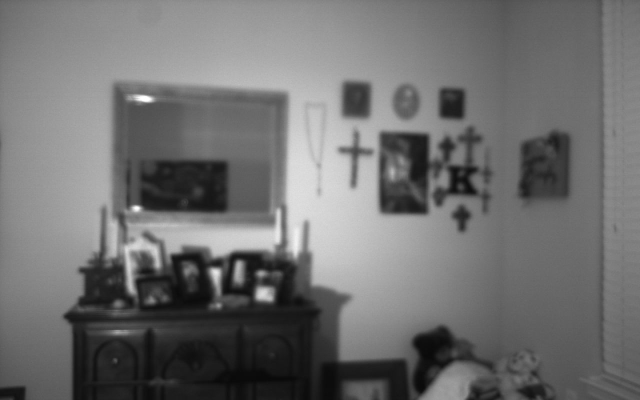
#> input picture ImageSet2/image2_02.png, 1280 x 800 px (shown at 1/2 size); its folder holds 4 pictures in this run
$ python mosaic3.py   (Python 2 division)   (older library calls are emulated)
#> lines starting #> are read from the running program, lines starting #| are printed output that depends on the picture; after the words box and inside, x2 and y2 are one past the last pixel; in counts of white or black regions, pixels touching at a corner belong together
import numpy as np
import cv2
import random
import math

CAM_KX = 720.
CAM_KY = CAM_KX
CAM_CX = 320.
CAM_CY = 200.

# DO NOT MODIFY cam_params_to_mat
def cam_params_to_mat(cam_kx, cam_ky, cam_cx, cam_cy):
    """Returns camera matrix K (3x3 numpy.matrix) from the focus and camera center parameters.
    """
    K = np.reshape(np.mat([cam_kx, 0, cam_cx, 0, cam_ky, cam_cy, 0, 0, 1]), (3,3))
    return K

# DO NOT MODIFY descript_keypt_extract
def descript_keypt_extract(img):
    """Takes an image and converts it to a list of descriptors and corresponding keypoints.

    From http://docs.opencv.org/3.0-beta/doc/py_tutorials/py_feature2d/py_orb/py_orb.html#orb

    Returns:
        des (np.ndarray): Nx32 array of N feature descriptors of length 32.
        kpts (list of N np.matrix of shape 3x1): List of N corresponding keypoints in
            homogeneous form.
        img2 (np.array): Image which draws the locations of found keypoints.
    """

    # Initiate STAR detector
    orb = cv2.ORB()

    # find the keypoints with ORB
    kpts = orb.detect(img,None)

    # compute the descriptors with ORB
    kpts, des = orb.compute(img, kpts)

    # draw only keypoints location,not size and orientation
    img2 = cv2.drawKeypoints(img, kpts, color=(255,0,0), flags=0)

    kpts = [np.mat([kpt.pt[0], kpt.pt[1], 1.0]).T for kpt in kpts]

    return des, kpts, img2

# fill your in code here
def propose_pairs(descripts_a, keypts_a, descripts_b, keypts_b):
    """Given a set of descriptors and keypoints from two images, propose good keypoint pairs.

    Feature descriptors should encode local image geometry in a way that is invariant to
    small changes in perspective. They should be comparible using an L2 metric.

    For the top N matching descrpitors, select and return the top corresponding keypoint pairs.

    Returns:
        pair_pts_a (list of N np.matrix of shape 3x1): List of N corresponding keypoints in
            homogeneous form.
        pair_pts_b (list of N np.matrix of shape 3x1): List of N corresponding keypoints in
            homogeneous form.
    """
    # [18 lines of commented-out code are left out]
    distances = list()
    match_set = list()
    pair_pts_a = list()
    pair_pts_b = list()
    print len(keypts_a)
    print len(keypts_b)
    for i in range(0, len(keypts_a)):
        best_match = None
        best_dist = np.inf
        for j in range(0, len(keypts_b)):
            dist = cv2.norm(descripts_a[i], descripts_b[j], cv2.NORM_HAMMING)
            if dist < best_dist:
                best_match = (dist, keypts_a[i], keypts_b[j])
                best_dist = dist
        match_set.append(best_match)
    final = sorted(match_set, key=lambda sort: sort[0])
    for x in range(len(descripts_a) / 10):
        distances.append(final[x][0])
        pair_pts_a.append(final[x][1])
        pair_pts_b.append(final[x][2])
    print len(match_set)
    return pair_pts_a, pair_pts_b

# fill your in code here
def homog_dlt(ptsa, ptsb):
    """From a list of point pairs, find the 3x3 homography between them.

    Find the homography H using the direct linear transform method. For correct
    correspondences, the points should all satisfy the equality
    w*ptb = H pta, where w > 0 is some multiplier.

    Arguments:
        ptsa (list of N np.matrix of shape 3x1): List of N corresponding keypoints in
            homogeneous form.
        ptsb (list of N np.matrix of shape 3x1): List of N corresponding keypoints in
            homogeneous form.

    Returns:
        H (np.matrix of shape 3x3): Homography found using DLT.
    """
    # code here
    a = []
    print 'ptsa: ' + str(ptsa)
    for i in range(len(ptsa)):
        u, v = ptsa[i].item(0), ptsa[i].item(1)
        u_p, v_p = ptsb[i].item(0), ptsb[i].item(1)
        a.append([u, v, 1, 0, 0, 0, -u_p*u, -u_p*v, -u_p])
        a.append([0, 0, 0, u, v, 1, -v_p*u, -v_p*v, -v_p])
    print 'a: ' + str(a)
    a = np.asarray(a)
    u, s, vt = np.linalg.svd(a)
    v = vt.T
    h = v[:,-1]
    res = [[h[0], h[1], h[2]], [h[3], h[4], h[5]], [h[6], h[7], h[8]]]
    H = np.matrix(res)
    return H

# fill your in code here
def homog_ransac(pair_pts_a, pair_pts_b):
    """From possibly good keypoint pairs, determine the best homography using RANSAC.

    For a set of possible pairs, many of which are incorrect, determine the homography
    which best represents the image transformation. For the best found homography H,
    determine which points are close enough to be considered inliers for this model
    and return those.

    Returns:
        H (np.matrix of shape 3x3): Homography found using DLT and RANSAC.
        best_inliers_a (list of N np.matrix of shape 3x1): List of N corresponding keypoints in
            homogeneous form.
        best_inliers_b (list of N np.matrix of shape 3x1): List of N corresponding keypoints in
            homogeneous form.
    """
    # code here
    best_H = None
    best_points = None
    best_inliers = None
    threshold = 300
    n = 100
    print '136'
    print 'pair_pts_a: ' + str(pair_pts_a)
    for i in range(n):
        rands = random.sample(xrange(len(pair_pts_a)), 4)
        cor_a = [pair_pts_a[rands[0]], pair_pts_a[rands[1]], pair_pts_a[rands[2]], pair_pts_a[rands[3]]]
        cor_b = [pair_pts_b[rands[0]], pair_pts_b[rands[1]], pair_pts_b[rands[2]], pair_pts_b[rands[3]]]
        inliers = []
        print '141'
        H = homog_dlt(cor_a, cor_b)
        for j in range(len(pair_pts_a)):
            b = pair_pts_a[j]
            #b = np.asarray([pair_pts_a[i].item(0), pair_pts_a[i].item(1), pair_pts_a[i].item(2)])
            #print 'b: ' + str(b)
            b_p = pair_pts_b[j]
            #b_p = np.asarray([pair_pts_b[i].item(0), pair_pts_b[i].item(1), pair_pts_b[i].item(2)])
            #print 'b_p: ' + str(b_p)
            #dist = cv2.norm(b, b_p, cv2.NORM_HAMMING)
            dist = np.linalg.norm(b - b_p)
            #print str(b[0])
            #dist = cv2.norm(np.asarray([b[0][0], b[1][0], b[2][0]]), np.asarray([b_p[0][0], b_p[1][0], b_p[2][0]]), cv2.NORM_HAMMING)
            if dist < threshold:
                inliers.append((b, b_p))
        if best_inliers == None or len(inliers) > len(best_inliers):
            best_inliers = inliers
            best_H = H
            best_points = (cor_a, cor_b)
        print i
        #if
    best_inliers_a = []
    best_inliers_b = []
    for i in range(len(best_inliers)):
        best_inliers_a.append(best_inliers[i][0])
        best_inliers_b.append(best_inliers[i][1])

    return np.matrix(best_H), best_inliers_a, best_inliers_b

# DO NOT MODIFY perspect_combine
def perspect_combine(img_a, img_b, H, length, width):
    """Perspective warp and blend two images based on given homography H.

    Create img_ab by first warping all the pixels in img_a according to the relation
    img_b = H img_a.  For pixels in both img_a and img_b, average the intensity.
    Otherwise, pick the image value present, and black otherwise.
    """
    bw = img_b.shape[0]
    bl = img_b.shape[1]

    warp_a = cv2.warpPerspective(img_a, H, (length, width))
    #cv2.imshow('warp_a', warp_a)
    mask_a = np.zeros((bw, bl, 3))
    for i in range(bw):
        for j in range(bl):
            if np.sum(warp_a[i][j]) > 0.:
                mask_a[i,j,:] = 1.
    #img_ab = np.float64(warp_a)
    img_ab = warp_a
    # [4 lines of commented-out code are left out]
    img_ab[:bw,:bl,:] -= np.uint8(warp_a[:bw,:bl,:]/2.*mask_a[:bw,:bl,:])
    img_ab[:bw,:bl,:] += np.uint8(img_b*(1-mask_a[:bw,:bl,:]))
    img_ab[:bw,:bl,:] += np.uint8(img_b/2.*mask_a[:bw,:bl,:])
    return img_ab

# DO NOT MODIFY img_combine_homog
def img_combine_homog(img_a, img_b, length_ab, width_ab):
    """Perspective warp and blend two images of nearby perspectives.
    """
    descripts_a, keypts_a, img_keypts_a = descript_keypt_extract(img_a)
    descripts_b, keypts_b, img_keypts_b = descript_keypt_extract(img_b)

    if True:
        cv2.imshow('Keypts A', img_keypts_a)
        cv2.imshow('Keypts B', img_keypts_b)

    pair_pts_a, pair_pts_b = propose_pairs(descripts_a, keypts_a, descripts_b, keypts_b)
    assert(len(pair_pts_a) == len(pair_pts_b))
    assert(np.shape(pair_pts_a[0]) == (3,1) and np.shape(pair_pts_b[0]) == (3,1))
    assert(isinstance(pair_pts_a[0], np.matrix) and isinstance(pair_pts_b[0], np.matrix))
    print '200'
    best_H, best_inliers_a, best_inliers_b = homog_ransac(pair_pts_a, pair_pts_b)
    assert(np.shape(best_H) == (3,3) and isinstance(best_H, np.matrix))
    print len(best_inliers_a)
    print '204'
    fixed_H = homog_dlt(best_inliers_a, best_inliers_b)
    assert(np.shape(fixed_H) == (3,3) and isinstance(fixed_H, np.matrix))

    img_ab = perspect_combine(img_a, img_b, fixed_H, length_ab, width_ab)
    return img_ab, fixed_H

# fill your in code here
def rot_from_homog(H, K):
    """Find the rotation matrix from a homography from perspectives with identical camera centers.

    The rotation found should be bRa or Ra^b.

    Arguments:
        H (np.matrix of shape 3x3): Homography
        K (np.matrix of shape 3x3): Camera matrix
    Returns:
        R (np.matrix of shape 3x3): Rotation matrix from frame a to frame b
    """
    # code here
    invK = np.linalg.inv(K)
    mult = np.multiply(invK, H)
    R = np.multiply(mult, K)
    return R


# fill your in code here
def extract_y_angle(R):
    """Given a rotation matrix around the y-axis, find the angle of rotation.

    The matrix need not be perfectly in SO(3), but provides an estimate nonetheless.

    Arguments:
        R (np.matrix of shape 3x3): Rotation matrix from frame a to frame b
    Returns:
        y_ang (float): angle in radians
    """
    # code here
    c_2 = ((R.item((0,0)) ** 2) + (R.item((0,1)) ** 2)) ** .5
    y_ang = math.atan2(-R.item((0,2)), c_2)
    return y_ang


# DO NOT MODIFY single_pair_combine
def single_pair_combine(img_ai, img_bi):
    img_a = cv2.imread('image2_%02d.png'%img_ai)
    img_b = cv2.imread('image2_%02d.png'%img_bi)

    # decimate by 2
    img_a = img_a[::2,::2,:]
    img_b = img_b[::2,::2,:]

    length_ab, width_ab = 1000, 600
    img_ab, best_H = img_combine_homog(img_a, img_b, length_ab, width_ab)

    K = cam_params_to_mat(CAM_KX, CAM_KY, CAM_CX, CAM_CY)
    R = rot_from_homog(best_H, K)
    assert(np.shape(R) == (3,3) and isinstance(R, np.matrix))
    y_ang = extract_y_angle(R)

    print 'H'
    print best_H
    print 'K'
    print K
    print 'R'
    print R
    print 'Y angle in Radians/Degrees'
    print y_ang, np.rad2deg(y_ang)

    cv2.imshow('Image A', img_a)
    cv2.imshow('Image B', img_b)
    cv2.imshow('Combined Image', img_ab)
    cv2.waitKey(0)

# DO NOT MODIFY multi_pair_combine
def multi_pair_combine(beg_i, n_imgs):
    img_ab = cv2.imread('image_%02d.png'%beg_i)
    img_ab = img_ab[::2,::2,:]
    for i in range(beg_i+1, beg_i+n_imgs):
        img_b = cv2.imread('image_%02d.png'%i)

        # decimate by 2
        img_b = img_b[::2,::2,:]

        length_ab, width_ab = 800+400*(i-1), 600
        img_ab, best_H = img_combine_homog(img_ab, img_b, length_ab, width_ab)

        cv2.imshow('Combined Image', img_ab)
        cv2.waitKey(100)
    cv2.imwrite('combo_%02d_%02d.png'%(beg_i, beg_i+n_imgs-1), img_ab)

# DO NOT MODIFY main
def main():
    if True:
        single_pair_combine(2, 3)
#> in single_pair_combine, img_a is the input picture: shape (800, 1280, 3); min 7, max 255, mean 111.5
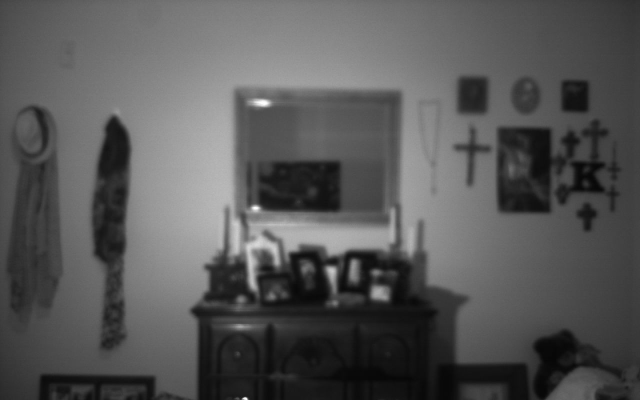
#> input picture ImageSet2/image2_03.png, 1280 x 800 px (shown at 1/2 size)
#> in single_pair_combine, img_b is the input picture: shape (800, 1280, 3); min 6, max 255, mean 86.9
#> in descript_keypt_extract, `kpts = orb.detect(img,None)`: kpts = 500 keypoints; strongest (x, y, size): (260, 293, 92.6), (266, 293, 92.6), (214, 271, 77.1), (259, 294, 77.1)
#> in descript_keypt_extract, `kpts = [np.mat([kpt.pt[0], kpt.pt[1], 1.0]).T for kpt in kpts]`: kpts = 500 items, first 6: [[115], [255], [1]], [[136], [97], [1]], [[65], [316], [1]], [[150], [99], [1]], [[219], [305], [1]], [[382], [134], [1]]
#> in img_combine_homog, `descripts_a, keypts_a, img_keypts_a = descript_keypt_extract(img_a)`:
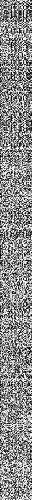
#> descripts_a: shape (500, 32); min 0, max 255, mean 138.8
#> in img_combine_homog, `descripts_a, keypts_a, img_keypts_a = descript_keypt_extract(img_a)`: keypts_a has the same summary as kpts in descript_keypt_extract
#> in descript_keypt_extract (call 2), `kpts = orb.detect(img,None)`: kpts = 451 keypoints; strongest (x, y, size): (255, 207, 44.6), (328, 269, 77.1), (256, 208, 37.2), (256, 206, 53.6)
#> in descript_keypt_extract (call 2), `img2 = cv2.drawKeypoints(img, kpts, color=(255,0,0), flags=0)`:
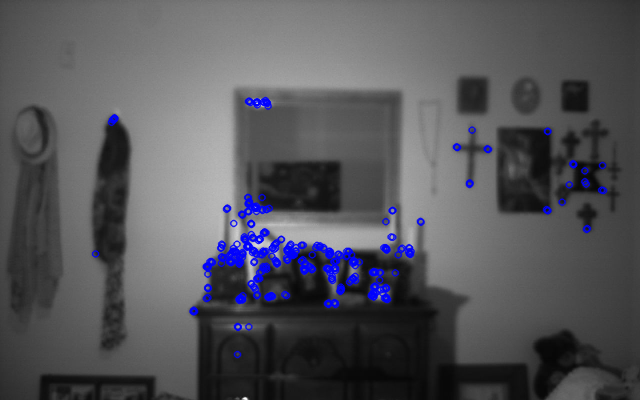
#> img2: shape (400, 640, 3); mean B, G, R 90.1, 84.8, 84.8
#> in descript_keypt_extract (call 2), `kpts = [np.mat([kpt.pt[0], kpt.pt[1], 1.0]).T for kpt in kpts]`: kpts = 451 items, first 6: [[265], [100], [1]], [[248], [101], [1]], [[250], [102], [1]], [[256], [102], [1]], [[267], [103], [1]], [[114], [118], [1]]
#> in img_combine_homog, `descripts_b, keypts_b, img_keypts_b = descript_keypt_extract(img_b)`:
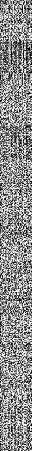
#> descripts_b: shape (451, 32); min 0, max 255, mean 140.8
#> in img_combine_homog, `descripts_b, keypts_b, img_keypts_b = descript_keypt_extract(img_b)`: keypts_b has the same summary as kpts in descript_keypt_extract
#| 500
#| 451
#> after the loop in propose_pairs, `for i in range(0, len(keypts_a)):`: match_set = 500 items
#> the loop in propose_pairs, `for x in range(len(descripts_a) / 10):` made 50 passes
#> after the loop in propose_pairs, `for x in range(len(descripts_a) / 10):`: distances = 50 values from 5 to 19; pair_pts_a = 50 items, first 6: [[238.8], [262.8], [1]], [[255.6], [296.4], [1]], [[259.2], [286.8], [1]], [[256.3], [296.6], [1]], [[259], [287], [1]], [[238], [261], [1]]; pair_pts_b = 50 items, first 6: [[354], [261.6], [1]], [[370.8], [295.2], [1]], [[374.4], [285.6], [1]], [[371.5], [295.2], [1]], [[374], [286], [1]], [[353], [260], [1]]
#| 500
#> (printed output is left out)
#> the loop in homog_ransac, `for i in range(n):` made 100 passes
#> rands on passes 1 to 12: [24, 48, 26, 2], [16, 32, 31, 25], [19, 30, 22, 37], [13, 32, 8, 18], [8, 48, 6, 39], [16, 34, 45, 38], [9, 19, 6, 46], [4, 43, 21, 30], [35, 6, 22, 27], [20, 39, 40, 13], [35, 30, 28, 33], [16, 3, 35, 0]
#> (printed output is left out)
#> after the loop in homog_ransac, `for i in range(n):`: best_inliers = 50 items
#> the loop in homog_ransac, `for i in range(len(best_inliers)):` made 50 passes
#> after the loop in homog_ransac, `for i in range(len(best_inliers)):`: best_inliers_a has the same summary as pair_pts_a in propose_pairs; best_inliers_b has the same summary as pair_pts_b in propose_pairs
#> in img_combine_homog, `best_H, best_inliers_a, best_inliers_b = homog_ransac(pair_pts_a, pair..`: best_H = [[0.00405, -5.84e-05, 0.919], [-0.000841, 0.00458, 0.394], [-3.26e-06, -1.63e-06, 0.00653]]; best_inliers_a has the same summary as pair_pts_a in propose_pairs; best_inliers_b has the same summary as pair_pts_b in propose_pairs
#> in img_combine_homog, `fixed_H = homog_dlt(best_inliers_a, best_inliers_b)`: fixed_H = [[-0.0059, 5.81e-06, -0.992], [0.000455, -0.00667, -0.128], [2.06e-06, 1.81e-07, -0.00731]]
#> after the loop in perspect_combine, `for i in range(bw):`:
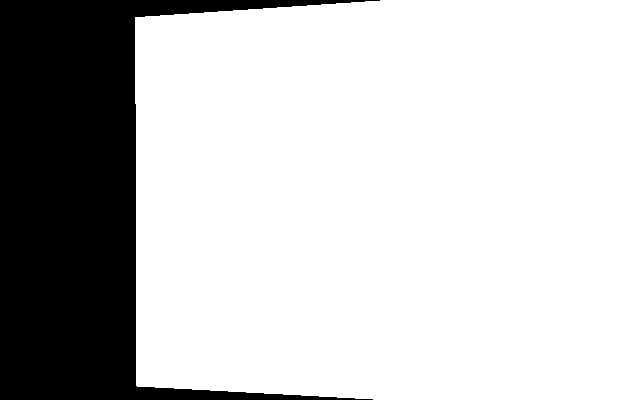
#> mask_a: shape (400, 640, 3) float64; values 0 (black) and 1 (white), 77.3% white; 1 black region, box (x1, y1, x2, y2) and area: (0, 0, 380, 400) 58134
#> in perspect_combine, `img_ab[:bw,:bl,:] += np.uint8(img_b*(1-mask_a[:bw,:bl,:]))`:
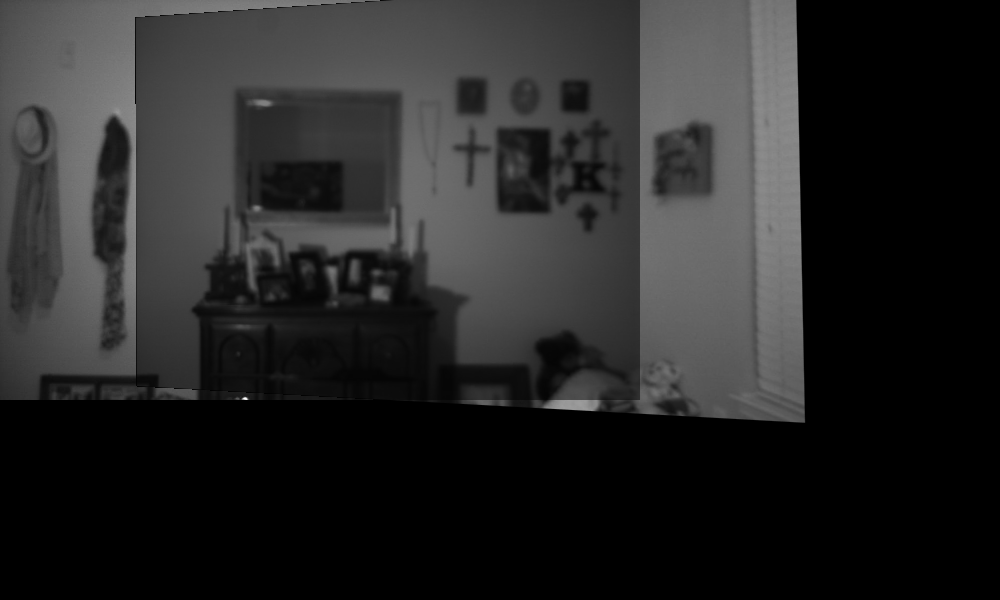
#> img_ab: shape (600, 1000, 3); min 0, max 255, mean 38.5
#> in perspect_combine, `img_ab[:bw,:bl,:] += np.uint8(img_b/2.*mask_a[:bw,:bl,:])`:
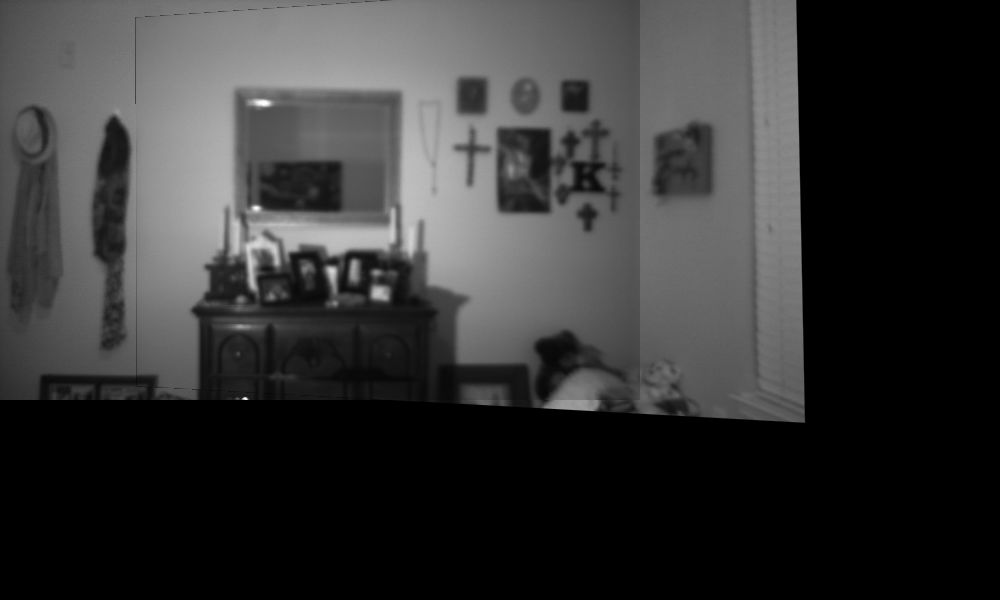
#> img_ab: shape (600, 1000, 3); min 0, max 255, mean 53.1
#> in single_pair_combine, `img_ab, best_H = img_combine_homog(img_a, img_b, length_ab, width_ab)`: best_H has the same summary as fixed_H in img_combine_homog
#> in rot_from_homog, `mult = np.multiply(invK, H)`: mult = [[-8.2e-06, 0, 0.441], [0, -9.26e-06, 0.0356], [0, 0, -0.00731]]
#> in rot_from_homog, `R = np.multiply(mult, K)`: R = [[-0.0059, 0, 141], [0, -0.00667, 7.11], [0, 0, -0.00731]]
#> in extract_y_angle, `c_2 = ((R.item((0,0)) ** 2) + (R.item((0,1)) ** 2)) ** .5`: c_2 = 0.0059
#> in extract_y_angle, `y_ang = math.atan2(-R.item((0,2)), c_2)`: y_ang = -1.57

    if False:
        multi_pair_combine(0, 5)

if __name__ == "__main__":
    main()
